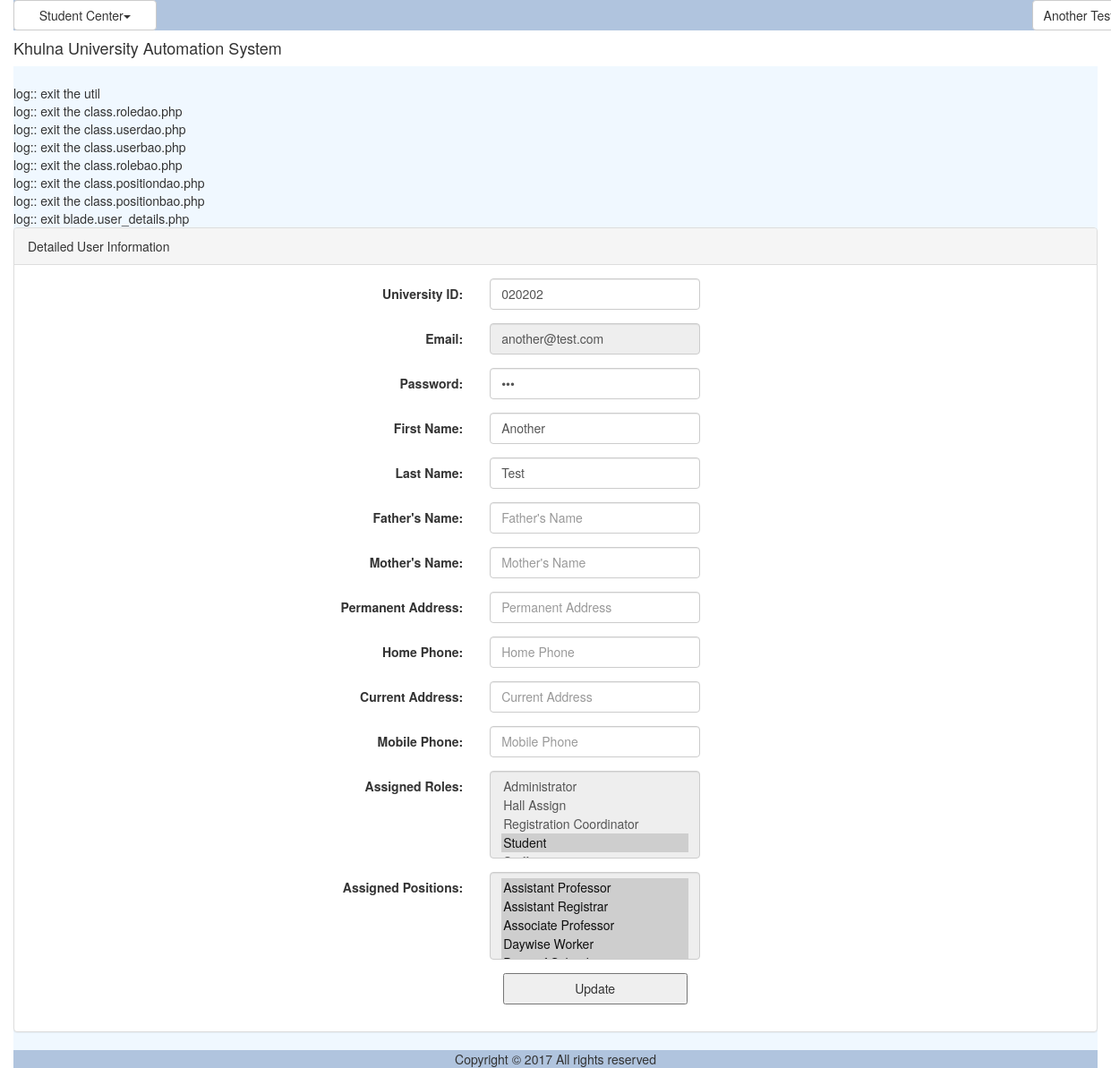
The page /user_details.php (signed in) on the database its author committed.
### tables this page shows
CREATE TABLE `tbl_user` (
  `ID` varchar(40) NOT NULL,
  `UniversityID` varchar(20) NOT NULL,
  `Email` varchar(50) NOT NULL,
  `Password` varchar(20) NOT NULL,
  `FirstName` varchar(50) NOT NULL,
  `LastName` varchar(50) NOT NULL,
  `Status` varchar(20) DEFAULT NULL,
  `IsLogged` smallint(1) DEFAULT NULL,
  `IsArchived` smallint(1) DEFAULT NULL,
  `IsDeleted` smallint(1) DEFAULT NULL
);

CREATE TABLE `tbl_role` (
  `ID` varchar(40) NOT NULL,
  `Name` varchar(50) NOT NULL
);

CREATE TABLE `tbl_position` (
  `ID` varchar(40) NOT NULL,
  `Name` varchar(50) NOT NULL
);

### common/class.common.user.php (called while the page is built, shortened)
<?php
class User{
    private $_ID;
    public function setID ( $ID ) {
        $this->_ID = $ID;
    }
    public function getID () {
        return $this->_ID;
    }
}
class UserDetails{
    private $_FatherName;
    private $_MotherName;
    private $_PermanentAddress;
    private $_HomePhone;
    private $_CurrentAddress;
    private $_MobilePhone;
    public function setFatherName ( $FatherName ) {
        $this->_FatherName = $FatherName;
    }
    public function getFatherName () {
        return $this->_FatherName;
    }
    public function setMotherName ( $MotherName ) {
        $this->_MotherName = $MotherName;
    }
    public function getMotherName () {
        return $this->_MotherName;
    }
    public function setPermanentAddress ( $PermanentAddress ) {
        $this->_PermanentAddress = $PermanentAddress;
    }
    public function getPermanentAddress () {
        return $this->_PermanentAddress;
    }
    public function setHomePhone( $HomePhone ) {
        $this->_HomePhone = $HomePhone;
    }
    public function getHomePhone() {
        return $this->_HomePhone;
    }
   public function setCurrentAddress ( $CurrentAddress ) {
        $this->_CurrentAddress = $CurrentAddress;
    }
    public function getCurrentAddress () {
        return $this->_CurrentAddress;
    }
    public function setMobilePhone( $MobilePhone ) {
        $this->_MobilePhone = $MobilePhone;
    }
    public function getMobilePhone() {
        return $this->_MobilePhone;
    }
}
class Role{
    private $_ID;
    private $_Name;
    public function setID ( $ID ) {
        $this->_ID = $ID;
    }
    public function getID () {
        return $this->_ID;
    }
    public function setName( $Name ) {
        $this->_Name = $Name;
    }
    public function getName() {
        return $this->_Name;
    }
}
class Position{
    private $_ID;
    private $_Name;
    public function setID ( $ID ) {
        $this->_ID = $ID;
    }
    public function getID () {
        return $this->_ID;
    }
    public function setName( $Name ) {
        $this->_Name = $Name;
    }
    public function getName() {
        return $this->_Name;
    }
}
?>

### common/class.common.php (called while the page is built, shortened)
<?php
include_once 'class.common.user.php';
class Result{
    private $_IsSuccess=0;
    private $_ResultObject;
    public function setIsSuccess($IsSuccess){
        $this->_IsSuccess = $IsSuccess;
    }
    public function getIsSuccess(){
        return $this->_IsSuccess;
    }
    public function setResultObject($ResultObject){
        $this->_ResultObject = $ResultObject;
    }
    public function getResultObject(){
        return $this->_ResultObject;
    }
}
?>

### modules/user/ui/view.user_details.php (the view)
<?php
include_once COMMON.'class.common.php';
include_once 'blade/view.user_details.blade.php';
?>
<div class="panel panel-default">
    <div class="panel-heading">Detailed User Information</div>
    <div class="panel-body">
	<div id="form">
		<form method="post" class="form-horizontal">
			<div class="form-group">
              	<label class="control-label col-sm-4" for="txtUniversityID">University ID:</label>
              	<div class="col-sm-6">
              	<input type="text" name="txtUniversityID" class="form-control" placeholder="University Identity" value="<?php echo $userPositions->getUniversityID(); ?>" required/>
			  	</div>
			</div>
			<div class="form-group">
              	<label class="control-label col-sm-4" for="txtEmail">Email:</label>
              	<div class="col-sm-6">
			  	<input type="email" name="txtEmail" class="form-control" placeholder="Email Address" value="<?php echo $userPositions->getEmail(); ?>" readonly/>
			  	</div>
			</div>
			<div class="form-group">
              	<label class="control-label col-sm-4" for="txtPassword">Password:</label>
              	<div class="col-sm-6">
				<input type="password" name="txtPassword" class="form-control" placeholder="Password" value="<?php echo $userPositions->getPassword(); ?>" required/>
				</div>
			</div>
			<div class="form-group">
              	<label class="control-label col-sm-4" for="txtFirstName">First Name:</label>
              	<div class="col-sm-6">
				<input type="text" name="txtFirstName" class="form-control" placeholder="First Name" value="<?php echo $userPositions->getFirstName(); ?>" required/>
				</div>
			</div>
			<div class="form-group">
              	<label class="control-label col-sm-4" for="txtLastName">Last Name:</label>
              	<div class="col-sm-6">
				<input type="text" name="txtLastName" class="form-control" placeholder="Last Name" value="<?php echo $userPositions->getLastName(); ?>" required/>
				</div>
			</div>
			<div class="form-group">
              	<label class="control-label col-sm-4" for="txtFatherName">Father's Name:</label>
              	<div class="col-sm-6">
				<input type="text" name="txtFatherName" class="form-control" placeholder="Father's Name" value="<?php echo $userDetails->getFatherName(); ?>" required/>
				</div>
			</div>
			<div class="form-group">
              	<label class="control-label col-sm-4" for="txtMotherName">Mother's Name:</label>
              	<div class="col-sm-6">
				<input type="text" name="txtMotherName" class="form-control" placeholder="Mother's Name" value="<?php echo $userDetails->getMotherName(); ?>" required/>
				</div>
			</div>
			<div class="form-group">
              	<label class="control-label col-sm-4" for="txtPermanentAddress">Permanent Address:</label>
              	<div class="col-sm-6">
				<input type="text" name="txtPermanentAddress" class="form-control" placeholder="Permanent Address" value="<?php echo $userDetails->getPermanentAddress(); ?>" required/>
				</div>
			</div>
			<div class="form-group">
              	<label class="control-label col-sm-4" for="txtHomePhone">Home Phone:</label>
              	<div class="col-sm-6">
				<input type="text" name="txtHomePhone" class="form-control" placeholder="Home Phone" value="<?php echo $userDetails->getHomePhone(); ?>" required/>
				</div>
			</div>
			<div class="form-group">
              	<label class="control-label col-sm-4" for="txtCurrentAddress">Current Address:</label>
              	<div class="col-sm-6">
				<input type="text" name="txtCurrentAddress" class="form-control" placeholder="Current Address" value="<?php echo $userDetails->getCurrentAddress(); ?>" required/>
				</div>
			</div>
			<div class="form-group">
              	<label class="control-label col-sm-4" for="txtMobilePhone">Mobile Phone:</label>
              	<div class="col-sm-6">
				<input type="text" name="txtMobilePhone" class="form-control" placeholder="Mobile Phone" value="<?php echo $userDetails->getMobilePhone(); ?>" required/>
				</div>
			</div>
			<div class="form-group">
              	<label class="control-label col-sm-4" for="assignedRoles">Assigned Roles:</label>
              	<div class="col-sm-6">
						    <?php
						    $var = '<select name="assignedRoles[]" class="form-control" id="select-from-roles" multiple readonly>';
							$Result = $_RoleBAO->getAllRoles();
							if($Result->getIsSuccess()){
								$Roles = $Result->getResultObject();
						       for ($i=0; $i < sizeof($Roles); $i++) {
						       		$Role = $Roles[$i];
						    		$var = $var. '<option value="'.$Role->getID().'"';
						       		if(isRoleAvailable($Role,$userPositions->getRoles())) {
						          		$var = $var.' selected="selected"';
						          	}
						          	$var = $var.'>'.$Role->getName().'</option>';
								}
								$var = $var.'</select>';
							}
							echo $var;
							?>
				</div>
			</div>
			<div class="form-group">
              	<label class="control-label col-sm-4" for="assignedPositions">Assigned Positions:</label>
              	<div class="col-sm-6">
						    <?php
						    $var = '<select name="assignedPositions[]" class="form-control" id="select-from-positions" multiple readonly>';
							$Result = $_PositionBAO->getAllPositions();
							if($Result->getIsSuccess()){
								$Positions = $Result->getResultObject();
						       for ($i=0; $i < sizeof($Positions); $i++) {
						       		$Position = $Positions[$i];
						    		$var = $var. '<option value="'.$Position->getID().'"';
						       		if(isPositionAvailable($Position,$userPositions->getPositions()))
						       		{
						          		$var = $var.' selected="selected"';
						          	}
						          	$var = $var.'>'.$Position->getName().'</option>';
								}
								$var = $var.'</select>';
							}
							echo $var;
							?>
				</div>
			</div>
	        <div class="form-group">
              <div class="col-sm-offset-2 col-sm-10">
					<button type="submit" value="update" name="update">Update</button>
			   </div>
            </div>
		</form>
	</div>
	</div>
</div>

### resources/css/style.css (style rules this page uses)
#form { width:500px; margin:0px auto; text-align:center; }
#form form input { width:100%; height:35px; }
form button { width:50%; height:35px; }

### rows shown on the page
tbl_user: txtUniversityID "020202", txtEmail "another@test.com", txtFirstName "Another", txtLastName "Test"
tbl_role: Name "Administrator / Hall Assign / Registration Coordinator / Student ☑"
tbl_position: Name "Assistant Professor ☑ / Assistant Registrar ☑ / Associate Professor ☑ / Daywise Worker ☑"

### other values the page prints
$globalMenu[$i]->getTitle() "Student Center"
$CurrentUser->getFirstName() "Another"
